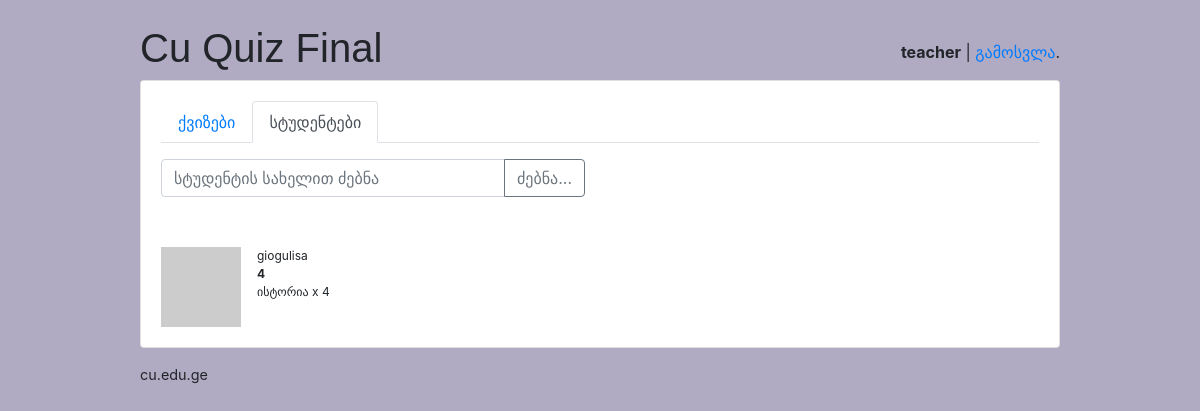
Page /teachers/s/ (signed in) on the earlier database version.
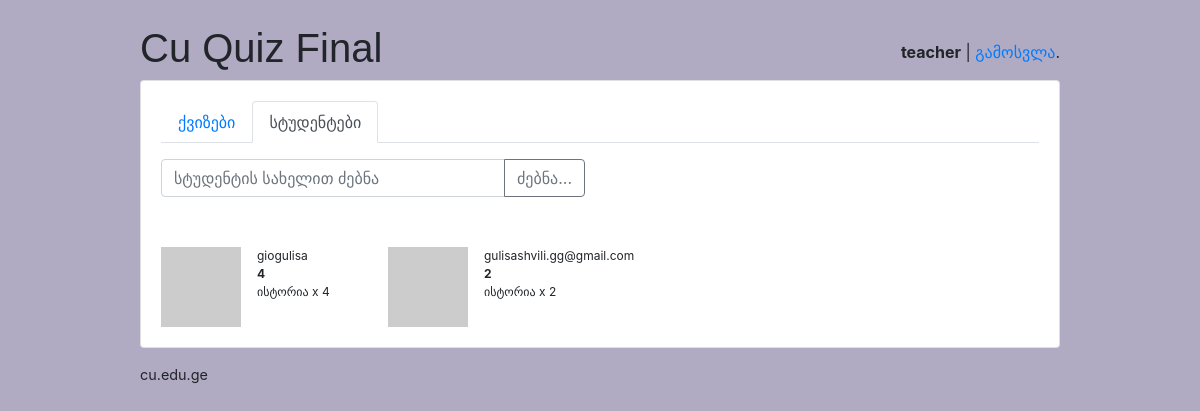
Same page on the later database version.
### classroom/models.py (models this page shows, shortened)
class Student(models.Model):
    user = models.OneToOneField(User, on_delete=models.CASCADE, primary_key=True)
    quizzes = models.ManyToManyField(Quiz, through='TakenQuiz')
    interests = models.ManyToManyField(Subject, related_name='interested_students')
    score = models.IntegerField(default=0)

class User(AbstractUser):
    is_student = models.BooleanField(default=False)
    is_teacher = models.BooleanField(default=False)
    username = models.CharField(error_messages={'unique': 'მომხმარებლის სახელი დაკავებულია.'}, max_length=150, unique=True, verbose_name='მომხმარებლის სახელი')

### classroom/views/teachers.py (the view)
# urls.py: path('s/', students.StudentList.as_view(), name='student_list'),
@method_decorator([login_required, teacher_required()], name='dispatch')
class StudentList(ListView):
    paginate_by = 36
    template_name = 'classroom/teachers/student_list.html'
    context_object_name = 'students'
    def get_queryset(self):
        query = self.request.GET.get('q', '')
        User = get_user_model()
        queryset = Student.objects.order_by('-score')
        if query:
            queryset = queryset.filter(user__username__icontains=query)
        return queryset

### classroom/templatetags/quiz_extras.py (called while the page is built)
@register.filter
def gravatar_url(username, size=40):
    username_hash = hashlib.md5(username.lower().encode('utf-8')).hexdigest()
    return f"https://www.gravatar.com/avatar/{username_hash}?s={size}&d=identicon"

@register.filter
def top_subject(taken_quizzes):
    subjects = taken_quizzes.values('quiz__subject__name') \
        .annotate(score=Sum('score')) \
        .order_by('-score')
    if subjects:
        name = subjects[0]['quiz__subject__name']
        score = subjects[0]['score']
        return f"{name} x {score}"
    return ""

### classroom/templates/classroom/teachers/student_list.html (shortened to what this page needs)
{% extends 'base.html' %}
{% load quiz_extras %}
{% block content %}
  {% include 'classroom/teachers/_header.html' with active='students' %}
<form method='GET'>
  <div class="row">
    <div class="col-sm-6">
      <div class="input-group mb-3">
        <input type="text" class="form-control" name='q' value='{{ request.GET.q }}' placeholder="სტუდენტის სახელით ძებნა">
        <div class="input-group-append">
          <button class="btn btn-outline-secondary" type="submit">ძებნა...</button>
        </div>
      </div>
    </div>
  </div>
</form>
<br>
<div class="row">
{% for student in students %}
  <div class="col-sm-3">
    <div class="media">
      <a>
        <img class="mr-3" src="{{ student.user.username|gravatar_url:50 }}" alt="{{student.user.get_full_name}}">
      </a>
      <div class="media-body" style="font-size: 12px">
        {{student.user.username}}<br>
        <strong>{{student.score}}</strong><br>
        {{student.taken_quizzes.all|top_subject}}
      </div>
    </div>
  </div>
{% empty %}
  <div class="col-sm-6"><p class="text-warning">არცერთი სტუდენტი არ მოიძებნა</p></div>
{% endfor %}
</div>
{% endblock %}

Differences in the rows shown:
added Student: user.username "gulisashvili.gg@gmail.com", score "2", taken_quizzes.all|top_subject "ისტორია x 2"
